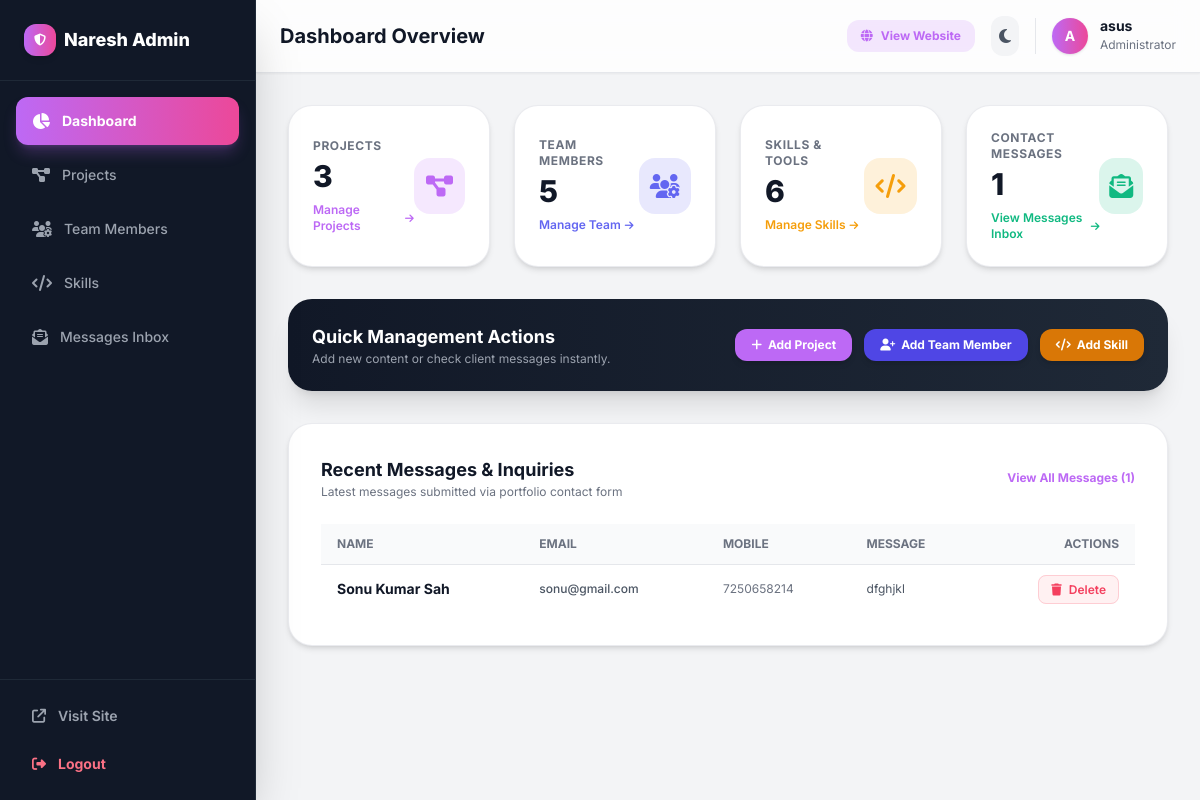
Before: /dashboard-x7k/ (signed in) with the older database file.
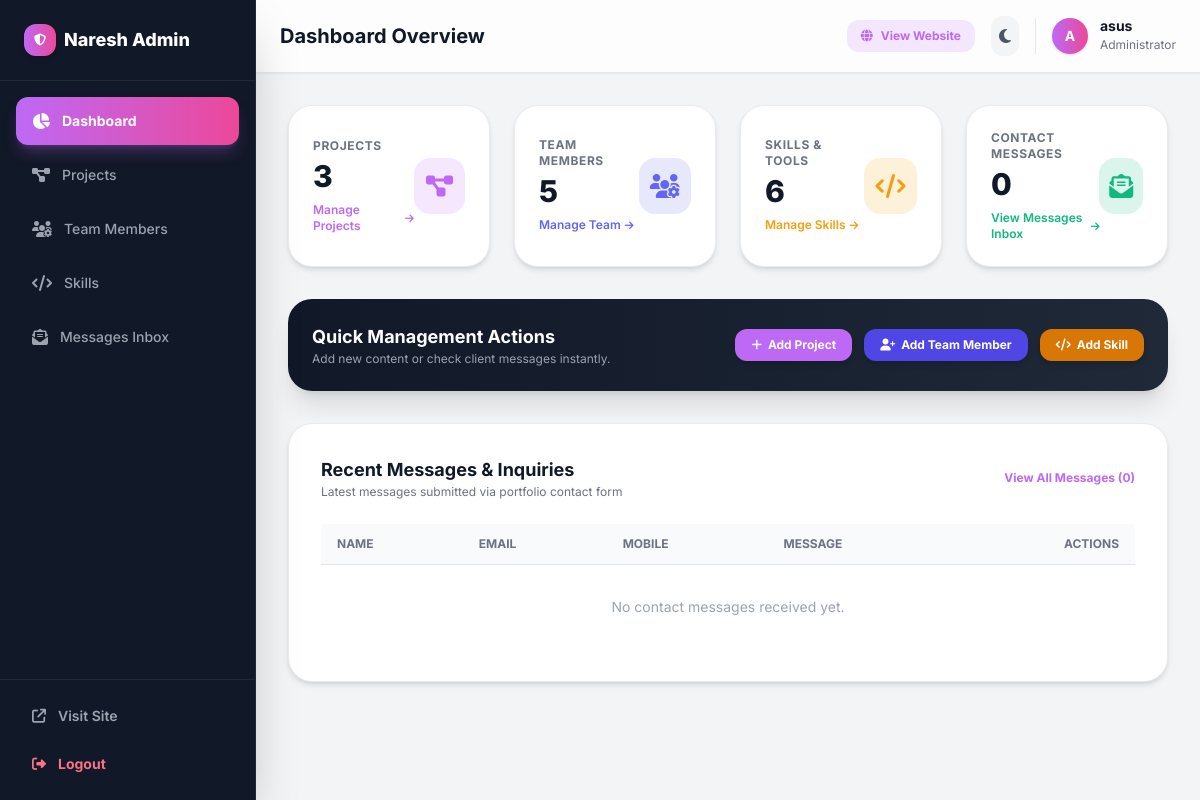
After: the same page with the newer database file.
### portfolio/models.py (models this page shows, shortened)
class Contact(models.Model):
    name = models.CharField(max_length=100)
    email = models.EmailField()
    contact = models.CharField(max_length=15)
    message = models.TextField()

### portfolio/views.py (the view)
# urls.py: path('dashboard-x7k/', adminDashboard, name='admin'),
@staff_required
def adminDashboard(req):
    context = {
        'project_count': Project.objects.count(),
        'member_count': Member.objects.count(),
        'skill_count': Skill.objects.count(),
        'contact_count': Contact.objects.count(),
        'recent_contacts': Contact.objects.all().order_by('-id')[:5],
        'recent_projects': Project.objects.all().order_by('-id')[:5],
    }
    return render(req, 'admin/adminDashboard.html', context)

### templates/admin/adminDashboard.html (shortened to what the changed rows need)
{% extends 'admin/adminbase.html' %}
{% block page_title %}Dashboard Overview{% endblock %}
{% block content %}
<div class="space-y-8">
    <div class="grid grid-cols-1 sm:grid-cols-2 lg:grid-cols-4 gap-6">
        <div class="bg-white dark:bg-gray-900 rounded-3xl p-6 border border-gray-200/80 dark:border-gray-800 shadow-md hover:shadow-xl transition-all flex items-center justify-between group">
            <div>
                <p class="text-xs font-bold uppercase tracking-wider text-gray-500 dark:text-gray-400">Contact Messages</p>
                <h3 class="text-3xl font-extrabold text-gray-900 dark:text-white mt-1">{{ contact_count }}</h3>
                <a href="{% url 'admin-contacts' %}" class="text-xs text-emerald-500 font-semibold mt-2 inline-flex items-center gap-1 hover:underline">
                    View Messages Inbox <i class="fa-solid fa-arrow-right text-[10px]"></i>
                </a>
            </div>
        </div>
    </div>
    <div class="bg-white dark:bg-gray-900 rounded-3xl border border-gray-200/80 dark:border-gray-800 shadow-md p-6 sm:p-8">
        <div class="flex items-center justify-between mb-6">
            <div>
                <h3 class="text-lg font-bold text-gray-900 dark:text-white">Recent Messages & Inquiries</h3>
                <p class="text-xs text-gray-500 dark:text-gray-400">Latest messages submitted via portfolio contact form</p>
            </div>
            <a href="{% url 'admin-contacts' %}" class="text-xs font-bold text-[#bd69f5] hover:underline">
                View All Messages ({{ contact_count }})
            </a>
        </div>
        <div class="overflow-x-auto">
            <table class="w-full text-left text-sm text-gray-600 dark:text-gray-300">
                <thead class="bg-gray-50 dark:bg-gray-800/60 text-xs uppercase text-gray-500 dark:text-gray-400 font-semibold border-b border-gray-200 dark:border-gray-800">
                    <tr>
                        <th class="py-3 px-4">Name</th>
                        <th class="py-3 px-4">Email</th>
                        <th class="py-3 px-4">Mobile</th>
                        <th class="py-3 px-4">Message</th>
                        <th class="py-3 px-4 text-right">Actions</th>
                    </tr>
                </thead>
                <tbody class="divide-y divide-gray-100 dark:divide-gray-800">
                    {% for c in recent_contacts %}
                    <tr class="hover:bg-gray-50 dark:hover:bg-gray-800/40 transition">
                        <td class="py-3.5 px-4 font-bold text-gray-900 dark:text-white whitespace-nowrap">{{ c.name }}</td>
                        <td class="py-3.5 px-4 text-xs font-medium text-gray-600 dark:text-gray-300 whitespace-nowrap">{{ c.email }}</td>
                        <td class="py-3.5 px-4 text-xs text-gray-500 dark:text-gray-400 whitespace-nowrap">{{ c.contact }}</td>
                        <td class="py-3.5 px-4 text-xs max-w-xs truncate">{{ c.message }}</td>
                        <td class="py-3.5 px-4 text-right whitespace-nowrap">
                            <a href="{% url 'contact-delete' c.id %}"
                               onclick="return confirm('Are you sure you want to delete this message?');"
                               class="text-rose-500 hover:text-rose-700 bg-rose-50 dark:bg-rose-950/40 px-3 py-1.5 rounded-lg text-xs font-semibold border border-rose-200 dark:border-rose-800/60 transition">
                                <i class="fa-solid fa-trash mr-1"></i> Delete
                            </a>
                        </td>
                    </tr>
                    {% empty %}
                    <tr>
                        <td colspan="5" class="py-8 text-center text-gray-400 text-sm">
                            No contact messages received yet.
                        </td>
                    </tr>
                    {% endfor %}
                </tbody>
            </table>
        </div>
    </div>
</div>
{% endblock %}

Changed rows visible on the page:
removed Contact: name "Sonu Kumar Sah", email "sonu@gmail.com", contact "7250658214", message "dfghjkl"
Other visible differences:
{{ contact_count }}: "1" → "0"
text now shown: "No contact messages received yet."
